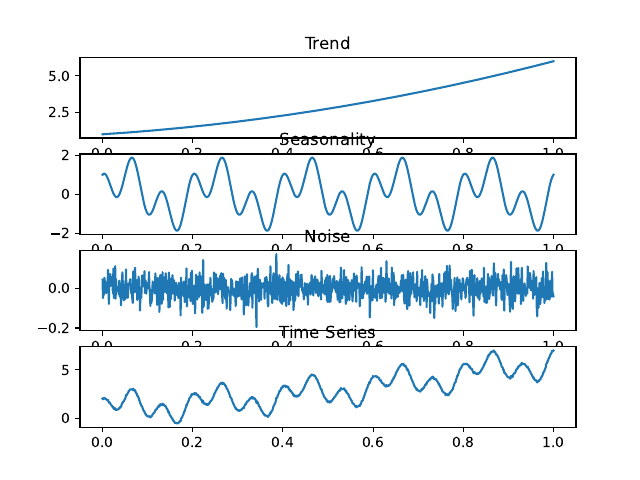

Here is the Python script that generated this plot:
import numpy as np
import matplotlib.pyplot as plt
from matplotlib.backends.backend_pdf import PdfPages

pdf = []
pdfDoc = PdfPages('p01.pdf')

# a)
N = 1000
t = np.linspace(0, 1, N)

# Trend
trend = 3 * t**2 + 2 * t + 1

# Seasonality
seasonality = np.cos(2 * np.pi * t * 15) + np.sin(2 * np.pi * t * 5)

# Noise
noise = np.random.normal(0, 0.05, N)

# Time series
ts = trend + seasonality + noise

fig, axs = plt.subplots(4)
axs[0].plot(t, trend)
axs[0].set_title('Trend')
axs[1].plot(t, seasonality)
axs[1].set_title('Seasonality')
axs[2].plot(t, noise)
axs[2].set_title('Noise')
axs[3].plot(t, ts)
axs[3].set_title('Time Series')

pdf.append(fig)
fig.savefig("p01a.png")

# b)
alpha = 0.2

s = np.zeros(N)
s[0] = ts[0]
for i in range(1, N):
    sum = 0
    for j in range(0, i):
        sum += (1 - alpha)**(i - j) * ts[j]
        
    s[i] = alpha * sum + (1 - alpha) * ts[0]
    
fig, axs = plt.subplots(2)
axs[0].plot(t, ts)
axs[0].set_title('Time Series')
axs[1].plot(t, s)
axs[1].set_title('Exponential Mediation')

pdf.append(fig)
fig.savefig("p01b.png")

# c)
q = 5
ma = np.zeros(N)

e = np.random.normal(0, 1, N)
theta = 0.5

for i in range(q, N):
    sum = 0
    for j in range(0, q):
        sum += theta**j * e[i - j]
        
    ma[i] = sum

ts2 = ts + ma

    
fig, axs = plt.subplots(1)
axs.plot(t, ts2)
axs.set_title('Moving Average')

pdf.append(fig)
fig.savefig("p01c.png")




for page in pdf:
    pdfDoc.savefig(page)
pdfDoc.close()